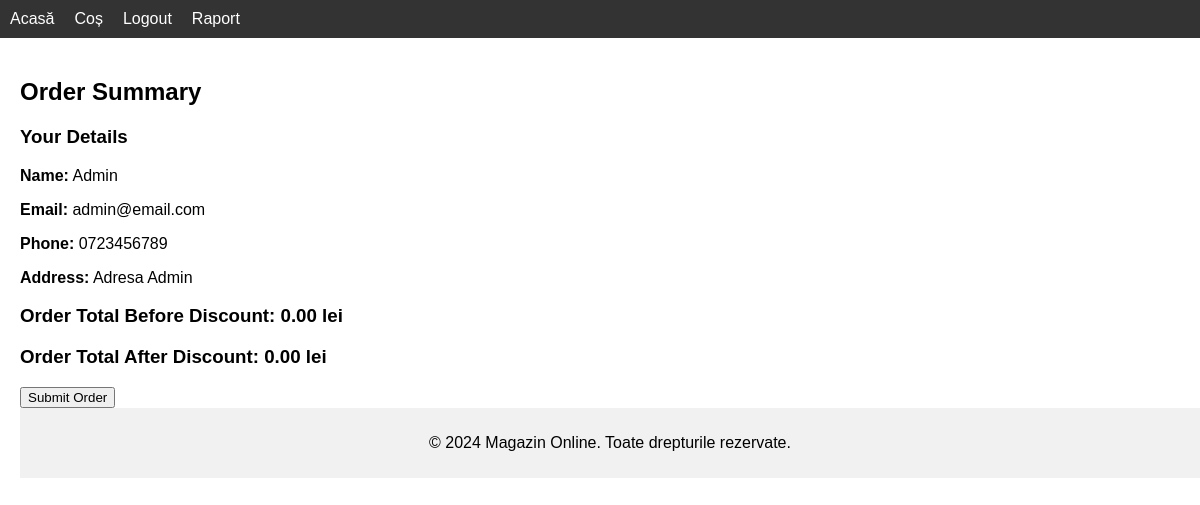
The page /checkout.php (signed in) on the database its author committed.
### tables this page shows
CREATE TABLE IF NOT EXISTS `users` (
  `id` int NOT NULL AUTO_INCREMENT,
  `name` varchar(100) NOT NULL,
  `email` varchar(100) NOT NULL,
  `password` varchar(255) NOT NULL,
  `phone` varchar(20) DEFAULT NULL,
  `address` varchar(255) DEFAULT NULL,
  `role` enum('client','admin') NOT NULL DEFAULT 'client',
  PRIMARY KEY (`id`),
  UNIQUE KEY `email` (`email`)
);

### checkout.php (the view, shortened to what this page needs)
<?php
include 'db_connect.php';
include 'includes/header.php';
$userId = $_SESSION['user_id'];
$stmt = $conn->prepare("SELECT * FROM users WHERE id = ?");
$stmt->bind_param("i", $userId);
$stmt->execute();
$userResult = $stmt->get_result();
$userData = $userResult->fetch_assoc();
$oldTotal = 0;
$newTotal = 0;
$oldTotalFormatted = number_format($oldTotal, 2);
$newTotalFormatted = number_format($newTotal, 2);
?>
<h2>Order Summary</h2>
<h3>Your Details</h3>
<p><strong>Name:</strong> <?php echo htmlspecialchars($userData['name']); ?></p>
<p><strong>Email:</strong> <?php echo htmlspecialchars($userData['email']); ?></p>
<p><strong>Phone:</strong> <?php echo htmlspecialchars($userData['phone']); ?></p>
<p><strong>Address:</strong> <?php echo htmlspecialchars($userData['address']); ?></p>
<h3>Order Total Before Discount: <?php echo $oldTotalFormatted; ?> lei</h3>
<h3>Order Total After Discount: <?php echo $newTotalFormatted; ?> lei</h3>
<form action="checkout.php" method="post">
    <button type="submit">Submit Order</button>
</form>
<?php
include 'includes/footer.php';
?>

### css/styles.css (style rules this page uses)
body { font-family: Arial, sans-serif; margin: 0; padding: 0; }

### rows shown on the page
users: name "Admin", email "admin@email.com", phone "0723456789", address "Adresa Admin"

### other values the page prints
$oldTotalFormatted "0.00"
$newTotalFormatted "0.00"
